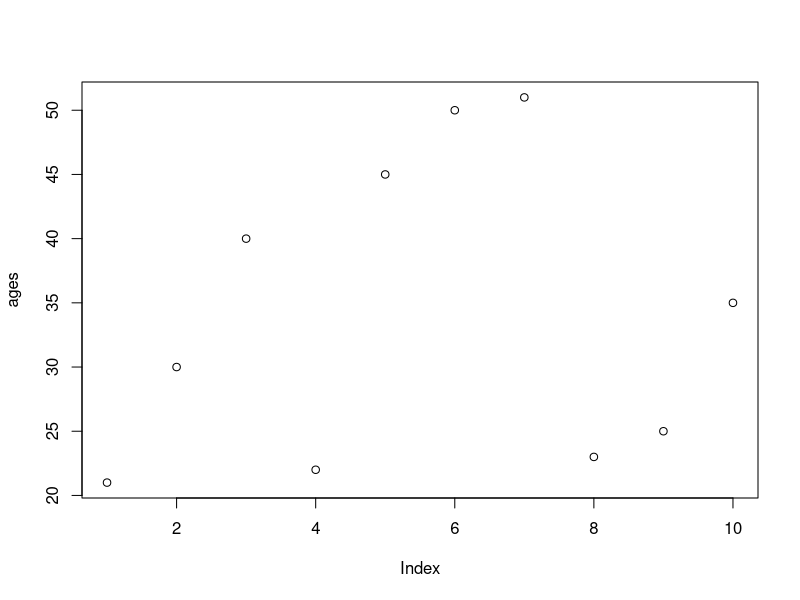
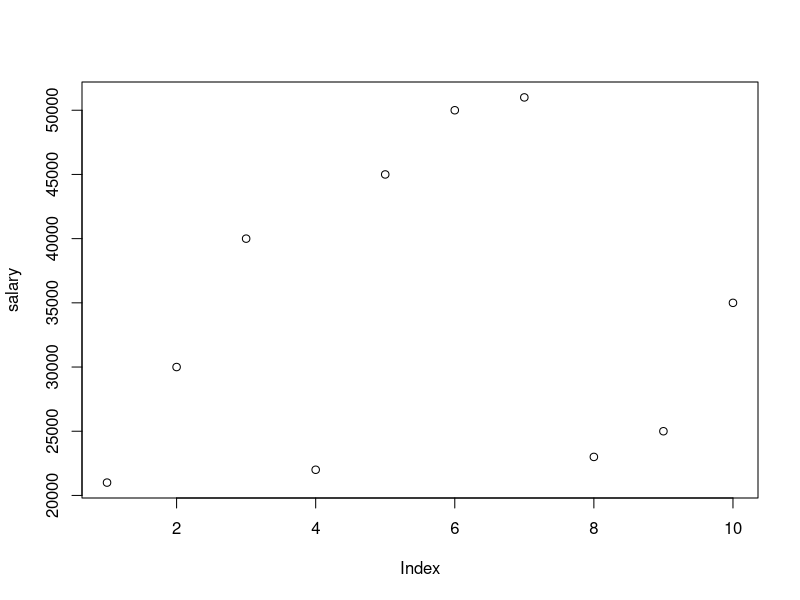
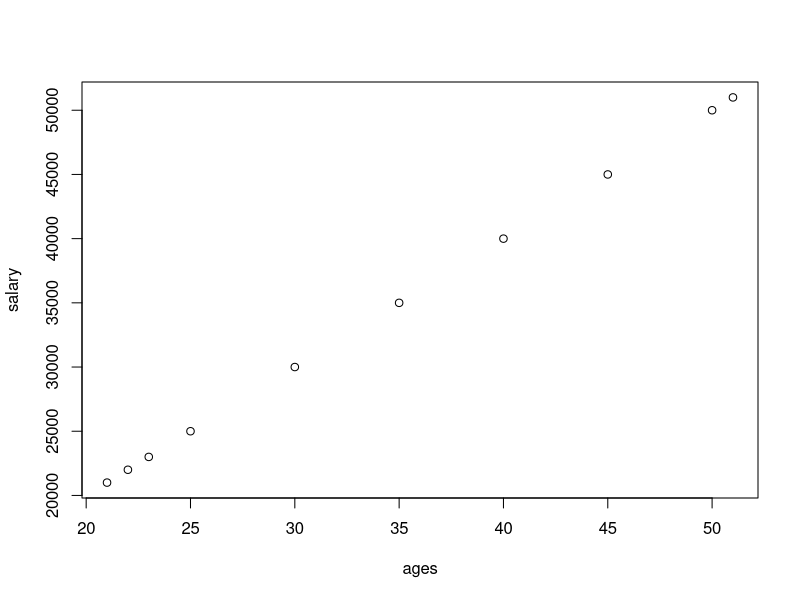
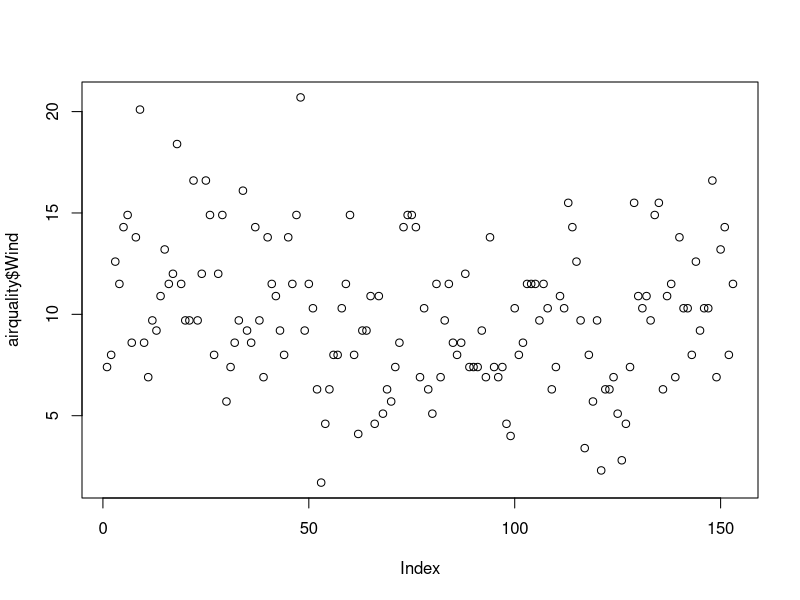
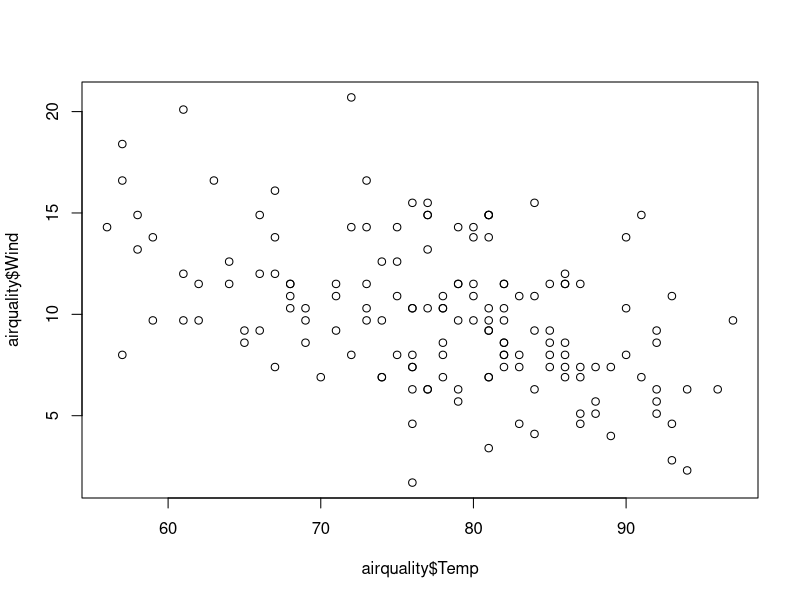
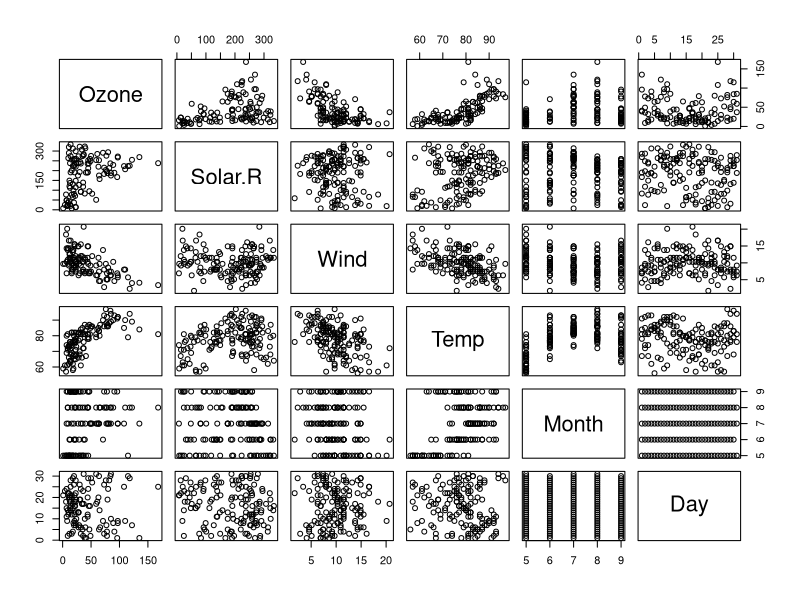
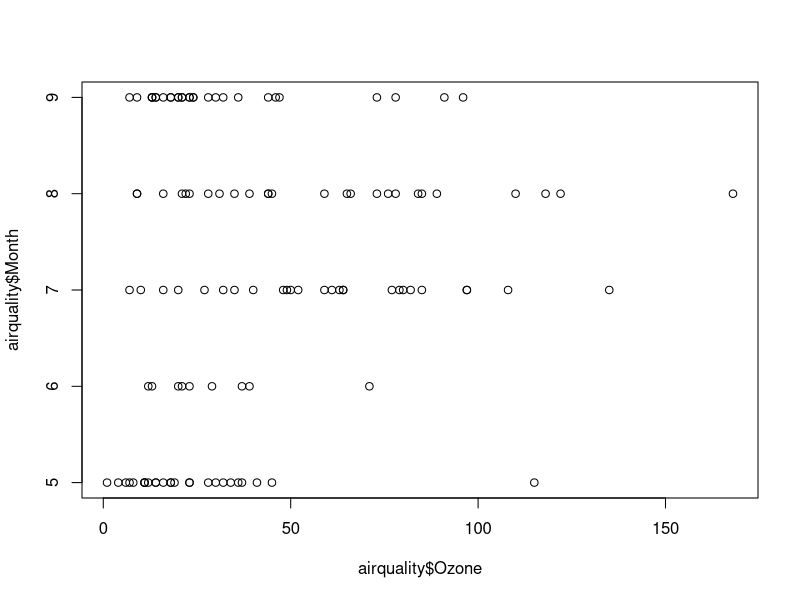
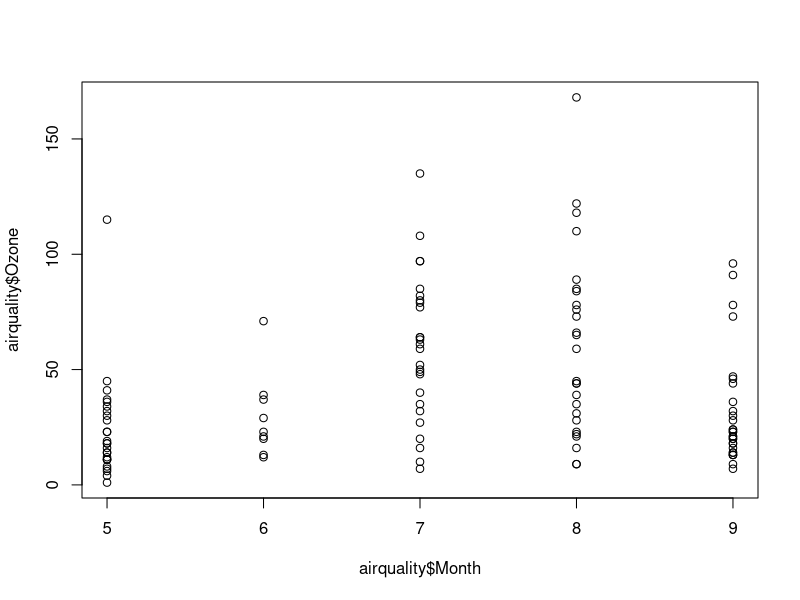

These figures' R source, in order: (Note: this script raises an error after producing the figures.)
#######################29 Aug ##################################
ages= c(21,30,40,22,45,50,51,23,25,35) #first we need to run this and then only next function runs
plot(ages)

salary=c(21000,30000,40000,22000,45000,50000,51000,23000,25000,35000)
plot(salary)

plot(ages,salary)

help(plot)
###############################################

data()
airquality= datasets::airquality

###Top 10 row and last 10 columns
head(airquality,10)
tail(airquality,10)
dim(airquality)
names(airquality)   # names of all columns

airquality[,c(1,2)]  # all rows and first two columns, we need specific 2 columns so pass using c function
df=airquality[,-6]  #exclude 6 th column , that means print other columns except 6 th
df

summary(airquality[,1])    # summary statistics for column 1 
summary(airquality$temp)

airquality$Wind   # display column values
summary(airquality$wind) # summary of wind column

summary(airquality)  # summary for all columns

##################################Visualization , default value is p(point)
plot(airquality$Wind)
plot(airquality$Temp,airquality$Wind,type='p')
plot(airquality)    #Scatterplot , jitne bhi columns hai unke plot milenge, passed whole data frame
help(plot)
plot(airquality$Ozone,airquality$Month) 
plot(airquality$Month,airquality$Ozone)

#points and lines 
plot(airquality$Wind , type="p")  # p:points , l(small L):Line , b:both
plot(airquality$Wind , type="l") 
plot(airquality$Wind , type="b") 

plot(airquality$Wind,
     xlab ="Ozone Concentration", #x label
     ylab = "No of Instances",    # y label
     main= "Ozone levels in NY city", #main heading
     col="Red",  # colour
     type='l') # type of graph 

plot(airquality,col="red")  #plot of entire dataset in red clr

plot(airquality$Ozone,airquality$Solar.R,col="Blue") #plot(x-axis,y-axis)
plot(airquality$Solar.R,airquality$Ozone,col="Blue")

############################ 30 Aug ######################################

#Horizontal bar plot
barplot(airquality$Ozone,
        main="Ozone concentration in air",
        ylab="Ozone levels",
        col="blue",
        horiz= T, # by default will plot vertical , T means True
        axes= F) #Values range will not been seen incase of False 
help(barplot)

#Histogram  #frequency distribution of selected interval 

hist(airquality$Temp)

hist(airquality$Temp,
     main="Solar Radiation values in air",
     xlab="Solar rad.",
     col="blue",
     border="red")
help(hist)

#single box plot (helps to identify the outlier)
help(boxplot)

boxplot(airquality$Wind,    # it will just show outlier
        main="Boxplot",
        col="blue",
        border="red",
        horizontal=T)

boxplot.stats(airquality$Wind)$out  # it will show the values of outlier

airquality$Ozone

#Multiple box plot
boxplot(airquality[,c(1,3)],               # all rows and col only 1 and 3 
        main="Multiple boxplots",
        horizontal=T,
        col = "blue")

boxplot(airquality[,1:4],               # all rows and Col are 1 to 4  
        main="Multiple boxplots",
        horizontal=T,
        col = "blue")

help(par) # partition 

par(mfrow=c(3,3),mar=c(1,2,1,2), las=0 ,bty="o")  # in bty it is small O

plot(airquality$Ozone)
plot(airquality$Ozone,airquality$Wind)
plot(airquality$Ozone,type = "l")
plot(airquality$Wind,type = "l")
plot(airquality$Temp,type = "l")
plot(airquality$Solar.R,type = "l")
hist(airquality$Ozone)
boxplot(airquality[,1:4])

#############################
#Considering NA values

airquality
max(airquality$Wind)  # NA values are not presnet
min(airquality$Temp)
min(airquality$Solar.R)
mean(airquality$Solar.R)  # NA values presnt

mean(airquality$Solar.R,na.rm = T) #na.rm = means remove the NA values during the calculation and not deleting from table
median(airquality$Ozone)
median(airquality$Ozone,na.rm = T)
min(airquality$Ozone)
min(airquality$Ozone,na.rm = T)

######################################################################

#Variance 

#var , #skewness , #Kurtosis #Density plot

var(airquality$Wind)
sd(airquality$Ozone) # sd means standard devaition 
sd(airquality$Ozone ,na.rm = T)

skewness(airquality$Ozone)  # error
kurtosis(airquality$Ozone)

#need to install and include moment library

skewness(airquality$Ozone,na.rm = T)
kurtosis(airquality$Ozone,na.rm = T)
skewness(airquality[,1:4],na.rm = T) # all rows and columns should be in sequwnce 

#Densityplot
plot(density(airquality$Wind))

#########################################################
Quakes= datasets::quakes

dim(quakes)
nrow(quakes)
ncol(quakes)
str(quakes)
summary(quakes)
table(quakes$stations)
View(quakes)
head(quakes)
tail(quakes)
head(quakes,8)
tail(quakes,8)
plot(quakes$long,quakes$depth)

names(quakes)
quakes[,c(1,4)]

par(mfrow=c(2,3),mar=c(1,2,1,2),las=0,bty="o")
barplot(quakes$depth,main="Barplot",col="blue",horiz=T,axes=F)
hist(quakes$long,main="histogram",col="blue",axes=T)
boxplot(quakes$mag,main="Boxplot",col="blue",axes=T)
plot(density(quakes$lat))
boxplot(quakes[1:5])
boxplot(quakes$mag,main="Boxplot",horizontal=T,col="blue",axes=T)

var(quakes)
sd(quakes$lat)
skewness(quakes)
kurtosis(quakes)
